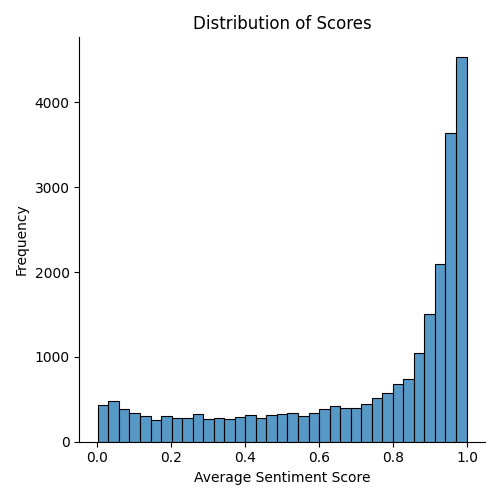

The Python source for this figure:
from matplotlib import pyplot as plt
import pandas as pd
import seaborn as sns
import os
import json


def get_avg_sentiment_score(year: int, month: int, day: str):
    avg_score_one_day = []
    open_path = os.path.join("sentiment_jsonl", str(year), str(month).zfill(2), str(day))
    with open(open_path, "r", encoding="utf8") as infile:
        for line in infile:
            data = json.loads(line)
            avg_score_one_day.append(data["avg_score"])
    return avg_score_one_day


def get_sentiment_score_distribution():
    all_avg_scores = []
    save_path = "analysis/sentiment_score_distribution.png"
    for year in os.listdir("sentiment_jsonl"):
        for month in os.listdir(os.path.join("sentiment_jsonl", year)):
            for day in os.listdir(os.path.join("sentiment_jsonl", year, month)):
                all_avg_scores.extend(get_avg_sentiment_score(int(year), int(month), day))

    plt.figure(figsize=(10, 6))
    sns.displot(data=all_avg_scores)
    plt.title("Distribution of Scores")
    plt.xlabel("Average Sentiment Score")
    plt.ylabel("Frequency")
    plt.savefig(save_path)
    plt.show()


if __name__ == "__main__":
    get_sentiment_score_distribution()
